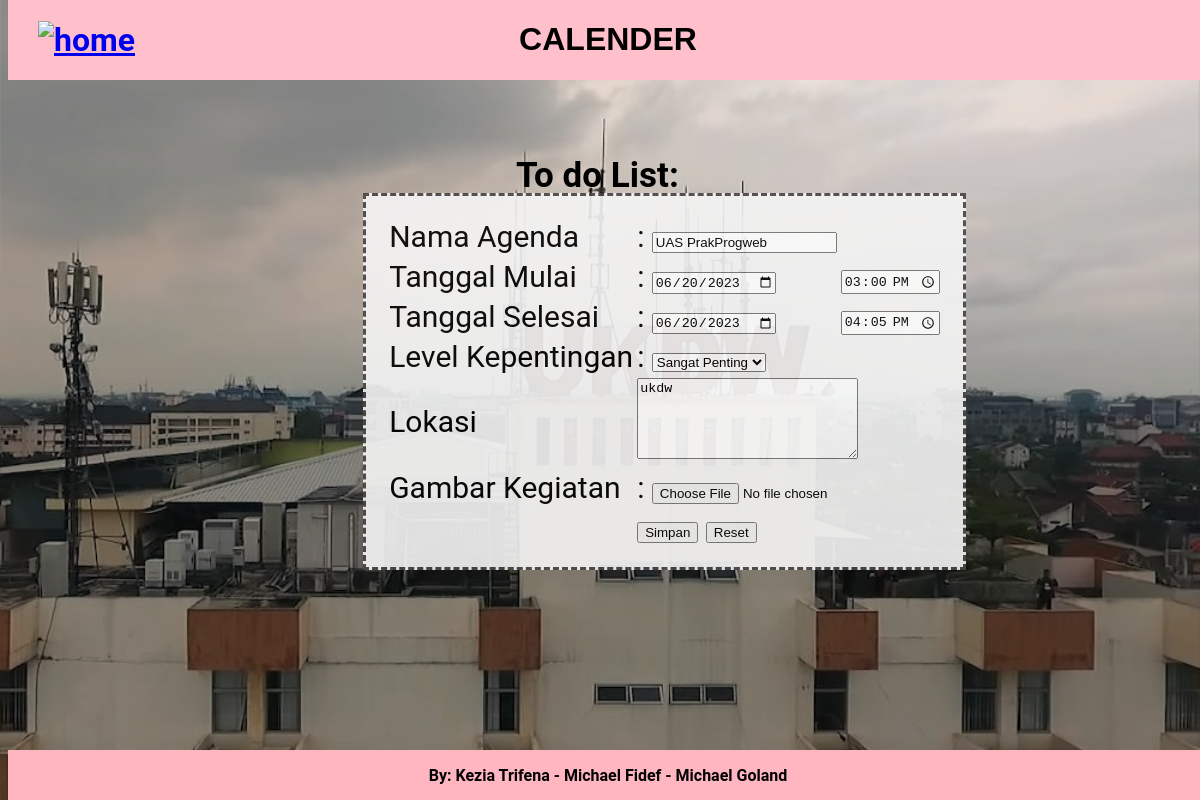
Page /add.php?id=77 (signed in) on the committed database.
### tables this page shows
CREATE TABLE `isi` (
  `id` int(11) NOT NULL,
  `keterangan` varchar(100) NOT NULL,
  `tgl_mulai` date NOT NULL,
  `tgl_selesai` date NOT NULL,
  `wkt_mulai` time NOT NULL,
  `wkt_selesai` time NOT NULL,
  `level_Kepentingan` varchar(30) NOT NULL,
  `durasi` int(11) NOT NULL,
  `lokasi` text NOT NULL,
  `gambar_kegiatan` varchar(50) NOT NULL
);

### add.php (the view, shortened to what this page needs)
<?php
include "koneksi.php";
$id = 0;
if($_GET){
    $id = $_GET['id'];
    $sql = "SELECT * FROM isi WHERE id='".$_GET['id']."'";
    $result = mysqli_query($conn, $sql);
    if(mysqli_num_rows($result)>0){
        $row=mysqli_fetch_assoc($result);
        $oldket = $row["keterangan"];
        $oldtgl_mulai = $row["tgl_mulai"];
        $oldtgl_selesai = $row["tgl_selesai"];
        $oldwkt_mulai = $row["wkt_mulai"];
        $oldwkt_selesai = $row["wkt_selesai"];
        $oldlevel_Kepentingan = $row["level_Kepentingan"];
        $oldlokasi = $row["lokasi"];
    }
    else {
        echo "Data yang hendak diedit tidak ada.";
    }
}
?>
<!DOCTYPE html>
<html lang="en">
<head>
    <link rel="stylesheet" href="./DESIGN/isi.css">
</head>
    <div>
        <header class="head"><h1>CALENDER</h1></header>
        <h1 class="button"><a href="februari.php"><img src="https://cdn-icons-png.flaticon.com/512/60/60817.png" alt="home" width="50"></a></h1>
    </div>
<body>
    <form action="proses.php" method= "post" enctype="multipart/form-data" onsubmit="return valiWaktu()">
        <div>
            <h3>To do List: </h3>
            <table>
                <tr>
                    <td><label for="keterangan">Nama Agenda </label></td>
                    <td>: <input type="text" name="keterangan" id="keterangan" value="<?php if($id != 0){echo $oldket;}?>"required></td>
                </tr>
                <tr>
                    <td><label for="tglMulaiID">Tanggal Mulai </label></td>
                    <td>: <input type="date" name="tgl_mulai" id="tglMulaiID" value="<?php if($id != 0){echo $oldtgl_mulai;}?>" required></td>
                    <td><input type="time" name="wkt_mulai" id="wktMulaiID" value="<?php if($id != 0){echo $oldwkt_mulai;}?>" required></td>
                </tr>
                <tr>
                    <td><label for="tglSlsID">Tanggal Selesai </label></td>
                    <td>: <input type="date" name="tgl_selesai" id="tglSlsID" value="<?php if($id != 0){echo $oldtgl_selesai;}?>"></td>
                    <td><input type="time" name="wkt_selesai" id="wktSlsID" value="<?php if($id != 0){echo $oldwkt_selesai;}?>"></td>
                </tr>
                <tr>
                    <td><label for="levelID">Level Kepentingan </label> </td>
                    <td>: <select name="level_Kepentingan" id="levelID">
                        <option value="Sangat Penting" <?php if($id != 0 &&  $oldlevel_Kepentingan == "Sangat Penting"){echo "selected" ;}?>>Sangat Penting</option>
                    </select></td>
                </tr>
                <tr>
                    <td><label for="lokasiID">Lokasi </label></td>
                    <td colspan="2"><textarea name="lokasi" id="lokasiID" cols="25" rows="5" required><?php if($id != 0){echo $oldlokasi ;}?></textarea></td>
                </tr>
                <tr>
                    <td><label for="gambarID">Gambar Kegiatan </label></td>
                    <td colspan="2">: <input type="file" name="gambar_kegiatan" id="gambarID" ></td>
                </tr>
                <tr>
                    <td></td>
                    <td><input type="submit" value="Simpan">
                        <input type="reset" value="Reset"></td>
                </tr>
            </table>
        </div>
    </form>
</body>
<footer>
    <p><b>By: Kezia Trifena - Michael Fidef - Michael Goland</b></p>
</footer>
</html>

### DESIGN/isi.css (style rules this page uses)
.head { position:fixed; top: 0; font-family: 'Lucida Sans', 'Lucida Sans Regular', 'Lucida Grande', 'Lucida Sans Unicode', Geneva, Verdana, sans-serif; width: 100%; height: 80px; background-color: pink; text-align: center; }
body { background-image: url(../ukd.jpg); background-size: cover; font-family: 'Roboto', sans-serif; }
h3 { position:absolute; top: 15%; left: 43%; font-size: 35px; }
table { position: relative; top: 7em; left: 100px; border: 3px rgb(74, 70, 70) dashed; padding: 20px; background-color: whitesmoke; opacity: 90%; left: 30%; }
table tr td { font-size: 30px; }
.button { position: relative; left: 30px; z-index: 100; }
footer { background-color: lightpink; width: 100%; height: 50px; text-align: center; position: fixed; bottom: 0; }

### rows in the picture
isi: keterangan "UAS PrakProgweb", tgl_mulai "06/20/2023", wkt_mulai "15:00:00", tgl_selesai "06/20/2023", wkt_selesai "16:05:00", level_Kepentingan "Sangat Penting", lokasi "ukdw"
